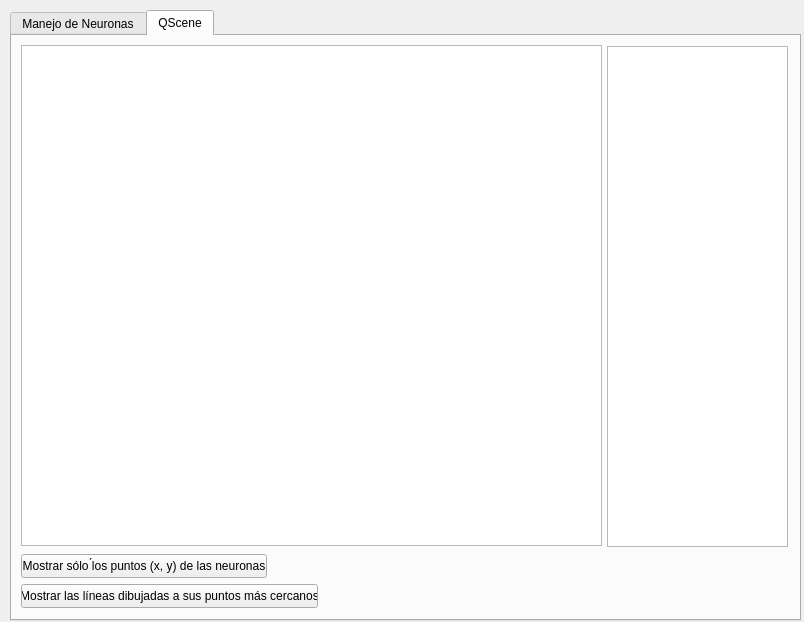
<?xml version="1.0" encoding="UTF-8"?>
<ui version="4.0">
 <class>Widget</class>
 <widget class="QWidget" name="Widget">
  <property name="geometry">
   <rect>
    <x>0</x>
    <y>0</y>
    <width>804</width>
    <height>622</height>
   </rect>
  </property>
  <property name="windowTitle">
   <string>Widget</string>
  </property>
  <widget class="QTabWidget" name="tabWidget">
   <property name="geometry">
    <rect>
     <x>10</x>
     <y>10</y>
     <width>791</width>
     <height>611</height>
    </rect>
   </property>
   <property name="currentIndex">
    <number>1</number>
   </property>
   <widget class="QWidget" name="tab">
    <attribute name="title">
     <string>Manejo de Neuronas</string>
    </attribute>
    <widget class="QTableWidget" name="tableWidget">
     <property name="geometry">
      <rect>
       <x>9</x>
       <y>9</y>
       <width>581</width>
       <height>192</height>
      </rect>
     </property>
     <property name="editTriggers">
      <set>QAbstractItemView::NoEditTriggers</set>
     </property>
     <property name="alternatingRowColors">
      <bool>true</bool>
     </property>
     <attribute name="horizontalHeaderStretchLastSection">
      <bool>true</bool>
     </attribute>
    </widget>
    <widget class="QTableView" name="tableView">
     <property name="geometry">
      <rect>
       <x>9</x>
       <y>207</y>
       <width>581</width>
       <height>192</height>
      </rect>
     </property>
    </widget>
    <widget class="QPushButton" name="agregarInicio">
     <property name="geometry">
      <rect>
       <x>9</x>
       <y>405</y>
       <width>94</width>
       <height>24</height>
      </rect>
     </property>
     <property name="text">
      <string>Agregar al inicio</string>
     </property>
    </widget>
    <widget class="QPushButton" name="agregarFinal">
     <property name="geometry">
      <rect>
       <x>10</x>
       <y>440</y>
       <width>88</width>
       <height>24</height>
      </rect>
     </property>
     <property name="text">
      <string>Agregar al final</string>
     </property>
    </widget>
    <widget class="QPushButton" name="guardar">
     <property name="geometry">
      <rect>
       <x>590</x>
       <y>10</y>
       <width>80</width>
       <height>24</height>
      </rect>
     </property>
     <property name="text">
      <string>Guardar</string>
     </property>
    </widget>
    <widget class="QPushButton" name="recuperar">
     <property name="geometry">
      <rect>
       <x>590</x>
       <y>210</y>
       <width>80</width>
       <height>24</height>
      </rect>
     </property>
     <property name="text">
      <string>Recuperar</string>
     </property>
    </widget>
    <widget class="QLineEdit" name="buscarId">
     <property name="geometry">
      <rect>
       <x>600</x>
       <y>350</y>
       <width>108</width>
       <height>24</height>
      </rect>
     </property>
     <property name="text">
      <string extracomment="Buscar neurona por id"/>
     </property>
     <property name="placeholderText">
      <string extracomment="Buscar neurona por id"/>
     </property>
    </widget>
    <widget class="QListWidget" name="listWidget">
     <property name="geometry">
      <rect>
       <x>595</x>
       <y>380</y>
       <width>181</width>
       <height>192</height>
      </rect>
     </property>
    </widget>
    <widget class="QPushButton" name="sortId">
     <property name="geometry">
      <rect>
       <x>130</x>
       <y>410</y>
       <width>121</width>
       <height>24</height>
      </rect>
     </property>
     <property name="text">
      <string>Ordenar por id</string>
     </property>
    </widget>
    <widget class="QPushButton" name="sortVoltaje">
     <property name="geometry">
      <rect>
       <x>130</x>
       <y>440</y>
       <width>121</width>
       <height>24</height>
      </rect>
     </property>
     <property name="text">
      <string>Ordenar por voltaje</string>
     </property>
    </widget>
   </widget>
   <widget class="QWidget" name="tab_QScene">
    <attribute name="title">
     <string>QScene</string>
    </attribute>
    <widget class="QGraphicsView" name="graphicsView">
     <property name="geometry">
      <rect>
       <x>9</x>
       <y>9</y>
       <width>581</width>
       <height>501</height>
      </rect>
     </property>
    </widget>
    <widget class="QPushButton" name="mostrarPuntos">
     <property name="geometry">
      <rect>
       <x>9</x>
       <y>518</y>
       <width>246</width>
       <height>24</height>
      </rect>
     </property>
     <property name="text">
      <string>Mostrar sólo ́los puntos (x, y) de las neuronas</string>
     </property>
    </widget>
    <widget class="QPushButton" name="mostrarLineas">
     <property name="geometry">
      <rect>
       <x>9</x>
       <y>548</y>
       <width>297</width>
       <height>24</height>
      </rect>
     </property>
     <property name="text">
      <string>Mostrar las líneas dibujadas a sus puntos más cercanos</string>
     </property>
    </widget>
    <widget class="QTableView" name="tableAdy">
     <property name="geometry">
      <rect>
       <x>595</x>
       <y>10</y>
       <width>181</width>
       <height>501</height>
      </rect>
     </property>
    </widget>
   </widget>
  </widget>
 </widget>
 <resources/>
 <connections/>
</ui>
